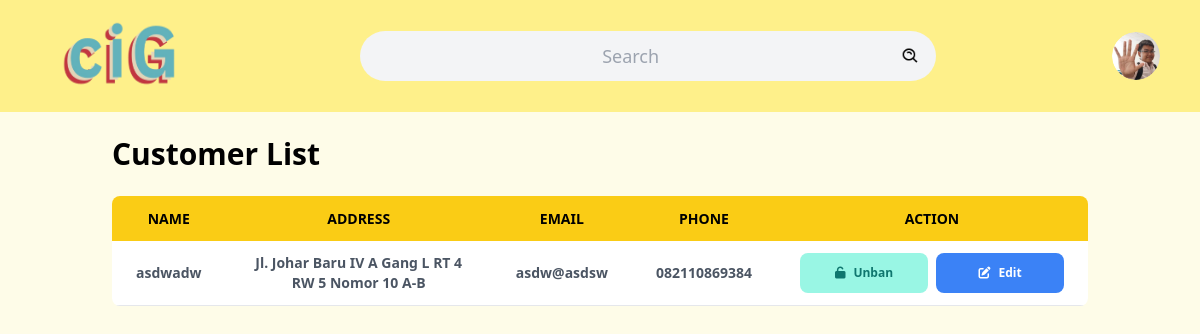
The page /atmin/usercontroller.php on the database its author committed.
### tables this page shows
CREATE TABLE IF NOT EXISTS `userdata` (
  `ID_user` int NOT NULL AUTO_INCREMENT,
  `Username` varchar(500) NOT NULL,
  `Email` varchar(500) NOT NULL,
  `Password` varchar(500) NOT NULL,
  `gender` enum('Rather not say','Female','Male') NOT NULL DEFAULT 'Rather not say',
  `fotouser` varchar(255) NOT NULL DEFAULT 'pfp.png',
  `status` enum('active','blocked') NOT NULL DEFAULT 'active',
  `address` varchar(255) NOT NULL,
  `fullname` varchar(50) NOT NULL,
  `phone` varchar(20) NOT NULL,
  PRIMARY KEY (`ID_user`),
  UNIQUE KEY `Username` (`Username`),
  UNIQUE KEY `Email` (`Email`)
);

### atmin/usercontroller.php (the view, shortened to what this page needs)
<?php
require '../public/sess.php';
$userQ = "SELECT * FROM userdata WHERE Username != 'admin'";
$resU = $conn->query($userQ);
?>
<!DOCTYPE html>
<html lang="en">
<head>
    <link rel="stylesheet" href="../public/css/style12.css">
    <link rel="stylesheet" href="https://cdnjs.cloudflare.com/ajax/libs/font-awesome/6.5.1/css/all.min.css" />
</head>
<body class="font-sans bg-yellow-50">
    <header class="sticky top-0 z-50 flex items-center justify-between p-4 bg-yellow-200">
        <a href="./admindash.php"><img src="../public/photo/ciG.png" alt="ciGCentral" class="w-32 h-20 ml-10"></a>
        <div class="relative flex items-center w-3/4 max-w-xl p-2 mx-auto bg-gray-100 rounded-full">
            <form action="" class="flex items-center w-full">
                <input type="text" name="search" value="<?php if (isset($_GET['search'])) {
                    echo $_GET['search'];
                } ?>" placeholder="Search" class="w-full text-lg text-center bg-transparent outline-none">
                <button type="submit" class="p-2"><img src="../public/photo/search.png" width="20" height="20"
                        alt="Search"></button>
            </form>
        </div>
        <div class="flex items-center mr-6 space-x-6">
            <div class="relative">
                <img src="../public/photouser/pfp.png" class="w-12 h-12 rounded-full cursor-pointer" alt="User profile"
                    id="profileIcon">
            </div>
        </div>
    </header>
    <div class="container px-6 py-6 mx-auto">
        <h2 class="mb-6 text-3xl font-bold text-black">Customer List</h2>
        <div class="overflow-hidden rounded-lg">
            <table class="min-w-full bg-white" id="customerTable">
                <thead class="text-sm leading-normal text-black uppercase bg-yellow-400">
                    <tr>
                        <th class="px-6 py-3 text-center">Name</th>
                        <th class="px-6 py-3 text-center">Address</th>
                        <th class="px-6 py-3 text-center">Email</th>
                        <th class="px-6 py-3 text-center">Phone</th>
                        <th class="px-6 py-3 text-center">Action</th>
                    </tr>
                </thead>
                <tbody class="text-sm font-light text-gray-600">
                    <?php
                    while ($rowU = $resU->fetch_assoc()) {
                        ?>
                        <tr class="border-b hover:bg-gray-50">
                            <td class="px-6 py-3 font-bold text-center"><?php echo $rowU['Username'] ;?></td>
                            <td class="px-6 py-3 font-bold text-center"><?php echo $rowU['address'] ;?></td>
                            <td class="px-6 py-3 font-bold text-center"><?php echo htmlspecialchars($rowU['Email']) ;?></td>
                            <td class="px-6 py-3 font-bold text-center"><?php echo htmlspecialchars($rowU['phone']) ;?></td>
                            <td class="px-6 py-3 space-x-2 font-bold text-center">
                                <div class="flex justify-center space-x-2">
                                    <button onclick="toggleButton(this)"
                                        class="flex items-center justify-center w-32 h-10 space-x-2 text-xs font-bold text-teal-700 bg-teal-200 rounded-lg toggle-btn hover:bg-teal-300">
                                        <i class="fa-solid fa-unlock"></i> <span>Unban</span>
                                    </button>
                                    <button onclick="editRow(this)"
                                        class="flex items-center justify-center w-32 h-10 space-x-2 text-xs font-bold text-white bg-blue-500 rounded-lg hover:bg-blue-600">
                                        <i class="fas fa-edit"></i> <span>Edit</span>
                                    </button>
                                </div>
                            </td>
                        </tr>
                    <?php } ?>
                </tbody>
            </table>
        </div>
    </div>
</body>
</html>

### rows shown on the page
userdata: Username "asdwadw", address "Jl. Johar Baru IV A Gang L RT 4 RW 5 Nomor 10 A-B", Email "asdw@asdsw", phone "082110869384"
